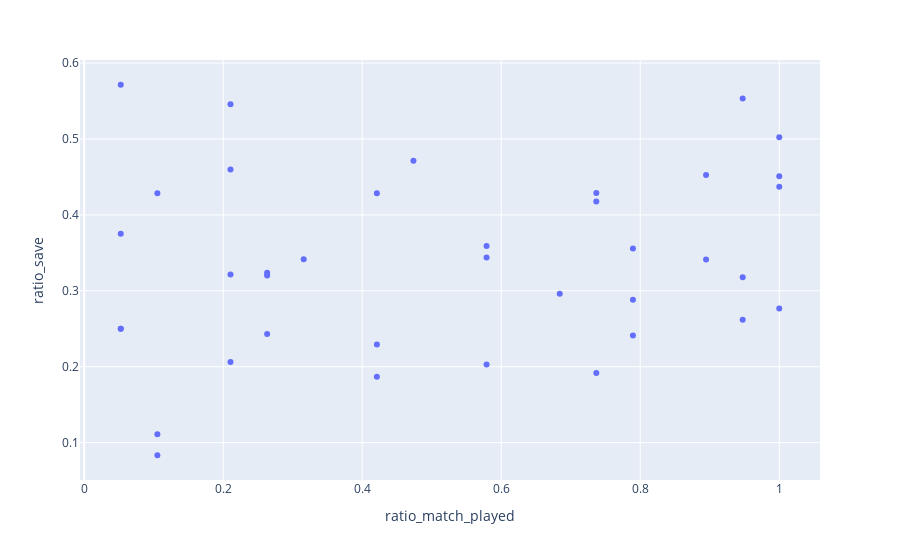

The code cell stored with this chart in its notebook:
### Code cell
px.scatter(season_2015_2016, x='ratio_match_played', y='ratio_save', hover_name='player_name')

### Figure 1 — Plotly figure (JSON) as saved in the notebook; plotly's stock layout.template omitted (floating-point values rounded to 4 significant figures)
{"data": [{"hovertemplate": "<b>%{hovertext}</b><br><br>ratio_match_played=%{x}<br>ratio_save=%{y}<extra></extra>", "hovertext": ["Hugo Lloris", "Heurelho Gomes", "Kasper Schmeichel", "Simon Mignolet", "Petr Cech", "Lukasz Fabianski", "Joe Hart", "Artur Boruc", "David De Gea", "Adrian", "Jack Butland", "Wayne Hennessey", "Tim Howard", "John Ruddy", "Brad Guzan", "Thibaut Courtois", "Robert Elliot", "Boaz Myhill", "Vito Mannone", "Fraser Forster", "Costel Pantilimon", "Ben Foster", "Maarten Stekelenburg", "Asmir Begovic", "Joel Robles", "Declan Rudd", "Mark Bunn", "Karl Darlow", "Tim Krul", "Darren Randolph", "Alex McCarthy", "Adam Federici", "Shay Given", "Sergio Romero", "Kristoffer Nordfeldt", "Kelvin Davis", "David Ospina", "Wilfredo Caballero"], "legendgroup": "", "marker": {"color": "#636efa", "symbol": "circle"}, "mode": "markers", "name": "", "orientation": "v", "showlegend": false, "type": "scatter", "x": [1, 1, 1, 1, 0.9474, 0.9474, 0.9474, 0.8947, 0.8947, 0.7895, 0.7895, 0.7895, 0.7368, 0.7368, 0.7368, 0.6842, 0.5789, 0.5789, 0.5789, 0.4737, 0.4211, 0.4211, 0.4211, 0.3158, 0.2632, 0.2632, 0.2632, 0.2105, 0.2105, 0.2105, 0.2105, 0.1053, 0.1053, 0.1053, 0.0526, 0.0526, 0.0526, 0.0526], "xaxis": "x", "y": [0.451, 0.2766, 0.437, 0.5024, 0.318, 0.262, 0.5534, 0.3412, 0.4527, 0.3556, 0.2881, 0.2411, 0.4175, 0.4287, 0.1917, 0.2962, 0.3591, 0.3439, 0.2027, 0.4714, 0.1868, 0.2292, 0.4286, 0.3417, 0.2431, 0.32, 0.3238, 0.4597, 0.3214, 0.5458, 0.2062, 0.4286, 0.1111, 0.08333, 0.25, 0.25, 0.5714, 0.375], "yaxis": "y"}], "layout": {"autosize": true, "legend": {"tracegroupgap": 0}, "margin": {"t": 60}, "xaxis": {"anchor": "y", "autorange": true, "domain": [0, 1], "range": [-0.002792, 1.055], "title": {"text": "ratio_match_played"}, "type": "linear"}, "yaxis": {"anchor": "x", "autorange": true, "domain": [0, 1], "range": [0.04873, 0.606], "title": {"text": "ratio_save"}, "type": "linear"}}}
